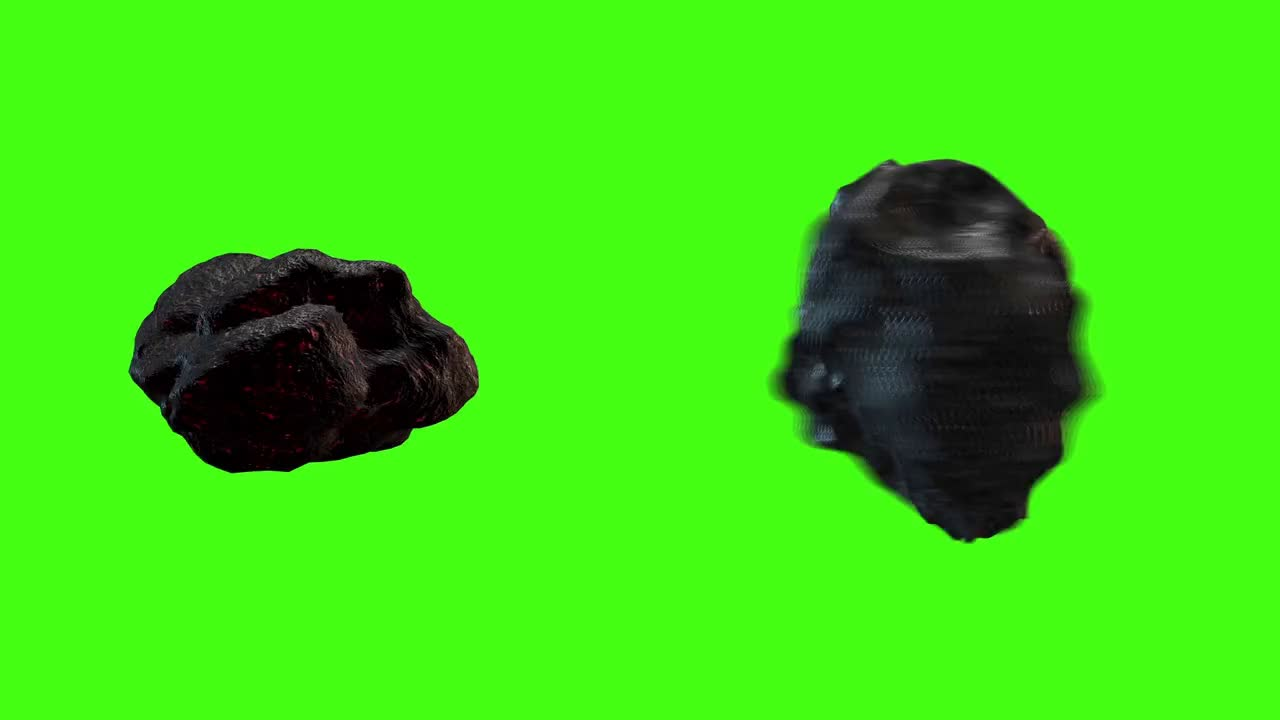
#> input picture 20_Projects/Week6/ChromeKeying/data/frame_1.jpeg, 1280 x 720 px; the run also reads 1 picture not shown here
$ jupyter execute --allow-errors G.ipynb   (older library calls are emulated)
#> lines starting #> are read from the running program, lines starting #| are printed output that depends on the picture; after the words box and inside, x2 and y2 are one past the last pixel; in counts of white or black regions, pixels touching at a corner belong together; long printed decimals are rounded; pictures that were not available may be replaced by others from this repository, and a replacement may not be noted
[cell 1]
# 1. Color Selector
# 2. Tolerance to expand the green region (more or few colors as green)
# 3. Edge Smoothing
# 4. Green Cast Removal Slider

[cell 2]
import cv2
import matplotlib.pyplot as plt
import numpy as np

[cell 3]
def save_video(cap, video_local_path):

    codec = cv2.VideoWriter_fourcc('M','J','P','G')
    width, height = int(cap.get(3)), int(cap.get(4))
    fps = cap.get(cv2.CAP_PROP_FPS)
    out = cv2.VideoWriter(video_local_path, codec, fps, (width, height))

    return out

[cell 4]
gs = cv2.imread('./data/frame_1.jpeg', cv2.IMREAD_COLOR)
#> gs is the input picture: shape (720, 1280, 3); mean B, G, R 19.8, 219.5, 61.9
print(gs.shape)
#| (720, 1280, 3)

background = cv2.imread('./data/sky.jpg', cv2.IMREAD_COLOR)
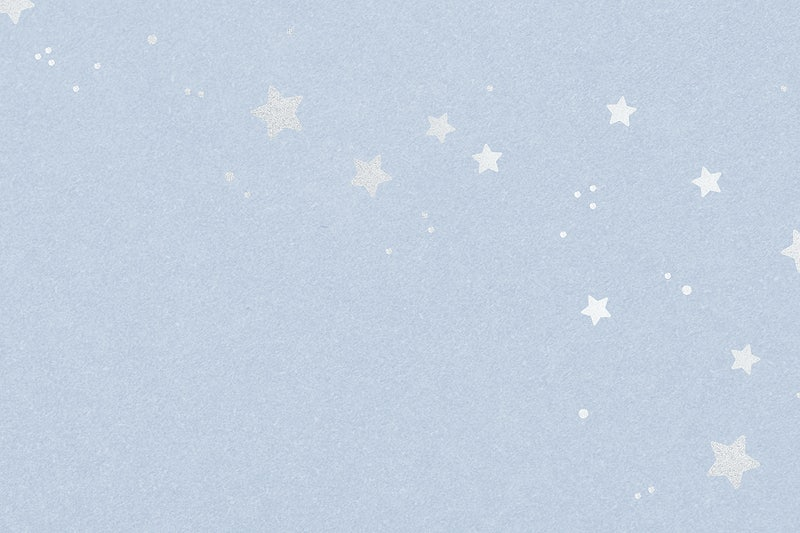
#> input picture 20_Projects/Week6/ChromeKeying/data/sky.jpg, 800 x 533 px
#> background is the input picture: shape (533, 800, 3); mean B, G, R 225.3, 209.2, 196.4
print(background.shape)
#| (533, 800, 3)

background_scaled = cv2.resize(background, (gs.shape[1], gs.shape[0]))
print(background_scaled.shape)
#| (720, 1280, 3)

cv2.imwrite('./data/background.jpg', background_scaled)

plt.figure(figsize=(18, 10))
plt.subplot(1,2,1)
plt.imshow(gs[:,:,::-1])
# plt.axis('off')

plt.subplot(1,2,2)
plt.imshow(background_scaled[:,:,::-1])
plt.axis('off')

plt.show()

[cell 5]
print(gs[0,0,:])
#| [ 18 255  68]
print(gs[100,100,:])
#| [ 18 255  68]
print(gs[200,200,:])
#| [ 18 255  68]
print(gs[400,600,:])
#| [ 18 255  68]
print(gs[600,800,:])
#| [ 18 255  68]

[cell 6]
gs_hsv = cv2.cvtColor(gs, cv2.COLOR_BGR2HSV)
#> gs_hsv: shape (720, 1280, 3); mean H, S, V 57.2, 213.1, 220.2

print(gs_hsv[0,0,:])
#| [ 54 237 255]
print(gs_hsv[100,100,:])
#| [ 54 237 255]
print(gs_hsv[200,200,:])
#| [ 54 237 255]
print(gs_hsv[400,600,:])
#| [ 54 237 255]
print(gs_hsv[600,800,:])
#| [ 54 237 255]

[cell 7]
imrgb = cv2.cvtColor(gs_hsv, cv2.COLOR_HSV2RGB)
plt.imshow(imrgb[:,:,::-1])
plt.show()

[cell 8]
plt.figure(figsize=(18, 10))

plt.subplot(1,3,1)
plt.imshow(gs_hsv[:,:,0], cmap='gray', vmin=0, vmax=180)

plt.subplot(1,3,2)
plt.imshow(gs_hsv[:,:,1], cmap='gray', vmin=0, vmax=255)

plt.subplot(1,3,3)
plt.imshow(gs_hsv[:,:,2], cmap='gray', vmin=0, vmax=255)

plt.show()

[cell 9]
# 54, 237, 255

mask = cv2.inRange(gs_hsv, np.array([50, 200, 240]), np.array([58, 255, 255]))
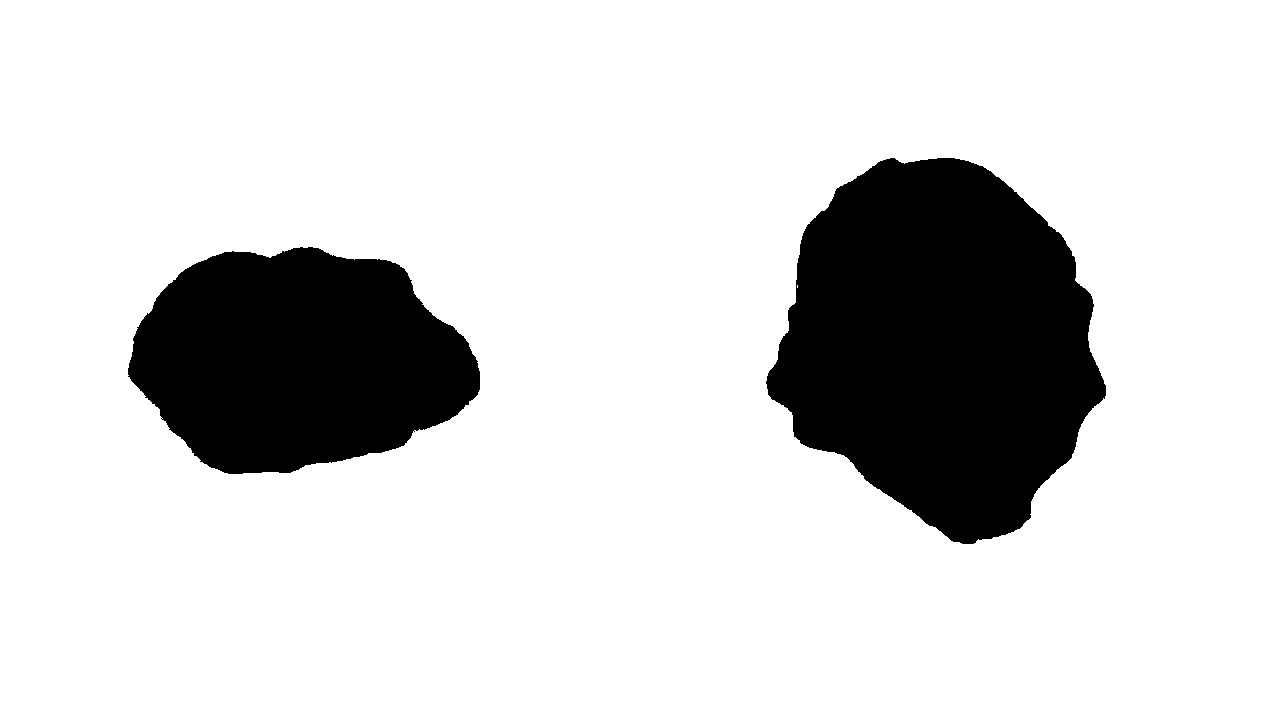
#> mask: shape (720, 1280); 83.7% white; 2 black regions, box (x1, y1, x2, y2) and area: (766, 158, 1106, 544) 91469, (128, 247, 480, 474) 59092
plt.imshow(mask, cmap='gray')
plt.show()
print(mask[300][135:155])
#| [255 255 255 255 255 255 255 255 255 255 255 255 255 255 255 255 255 255
#|  255 255]

[cell 10]
mask_blur = cv2.GaussianBlur(mask, (7, 7), 0, 0)
# cv2.normalize(mask_blur, dst = mask_blur, alpha = 0, beta = 1, norm_type = cv2.NORM_MINMAX, dtype = cv2.CV_32F)
plt.imshow(mask_blur, cmap='gray')
plt.show()
print(mask_blur[300][135:155])
#| [255 255 255 255 255 255 255 255 255 255 255 255 255 255 255 255 254 248
#|  229 190]

[cell 11]
print(mask[0][0])
#| 255
print(mask[300][200])
#| 0

[cell 12]
print(mask_blur[0][0])
#| 255
print(mask_blur[300][200])
#| 0
print(mask_blur[300][135:155])
#| [255 255 255 255 255 255 255 255 255 255 255 255 255 255 255 255 254 248
#|  229 190]

[cell 13]
mask3d = np.uint8(mask/255)
mask3d = cv2.merge((mask3d, mask3d, mask3d))
print(mask3d[300][135:155])
#> (printed output is left out)

[cell 14]
mask3d = (mask_blur/255)
#> mask3d: shape (720, 1280) float64
mask3d = cv2.merge((mask3d, mask3d, mask3d))
#> mask3d: shape (720, 1280, 3) float64
print(mask3d[300][135:155])
#| [[1.         1.         1.        ]
#|  [1.         1.         1.        ]
#|  [1.         1.         1.        ]
#|  [1.         1.         1.        ]
#|  [1.         1.         1.        ]
#|  [1.         1.         1.        ]
#> (further printed lines are left out)

[cell 15]
plt.figure(figsize=(18, 30))

objects = cv2.multiply(np.array(gs_hsv, dtype=float), np.array(1-mask3d, dtype=float))
#> objects: shape (720, 1280, 3) float64; mean H, S, V 12, 14.9, 6.9
masked_region = cv2.cvtColor(np.uint8(objects), cv2.COLOR_HSV2BGR)
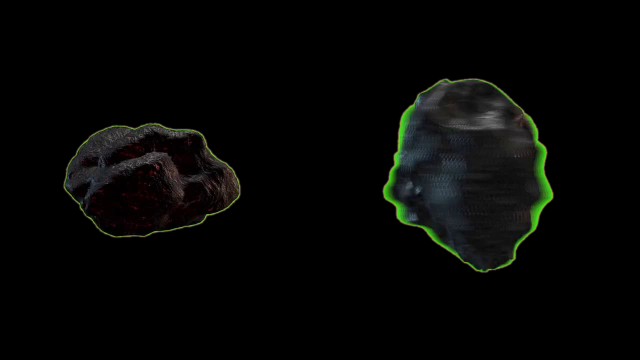
#> masked_region: shape (720, 1280, 3) (shown at 1/2 size); mean B, G, R 4.9, 6.2, 5.5

plt.imshow(masked_region[:,:,::-1])
plt.show()

# [5 lines of commented-out code are left out]

[cell 16]
masked_region[300][145:165]
#> Out = 20 rows, first 8: [0, 0, 0], [0, 0, 0], [0, 0, 0], [0, 0, 0], [0, 0, 0], [0, 0, 0], [0, 0, 0], [6, 6, 7]

[cell 17]
cv2.cvtColor(np.uint8(masked_region), cv2.COLOR_BGR2HSV)[300][135:165]
#> Out = 30 rows, first 8: [0, 0, 0], [0, 0, 0], [0, 0, 0], [0, 0, 0], [0, 0, 0], [0, 0, 0], [0, 0, 0], [0, 0, 0]

[cell 18]
plt.figure(figsize=(10, 18))

background_masked = np.uint8(cv2.multiply(np.array(background_scaled, dtype=float), np.array(mask3d, dtype=float)))
plt.imshow(background_masked[:,:,::-1])
plt.show()

# background_masked = cv2.multiply(background_scaled, mask3d)
# plt.imshow(background_masked[:,:,::-1])
# plt.show()

[cell 19]
# plt.figure(figsize=(10, 18))

# foreground_masked = 255 - mask
# foreground_masked_blur = cv2.GaussianBlur(foreground_masked, (7, 7), 0, 0)

# mask3d = (foreground_masked_blur/255)
# mask3d = cv2.merge((mask3d, mask3d, mask3d))


# # plt.figure(figsize=(10, 18))

# foreground_masked = np.uint8(cv2.multiply(np.array(imrgb, dtype=float), np.array(mask3d, dtype=float)))

# # foreground_masked = np.uint8(cv2.multiply(np.array(background_scaled, dtype=float), np.array(mask3d, dtype=float)))
# # plt.imshow(background_masked[:,:,::-1])
# # plt.show()

# # # background_masked = cv2.multiply(background_scaled, mask3d)
# # # plt.imshow(background_masked[:,:,::-1])

# plt.imshow(foreground_masked)

# plt.show()

[cell 20]
plt.figure(figsize=(10, 18))

#> (the rest of this cell did not finish here and is left out)

[cell 21]
def process(image, background, m=np.array([54, 237, 255]), dev=np.array([2, 10, 30])):

    image_hsv = cv2.cvtColor(image, cv2.COLOR_BGR2HSV)


    lower_bound = np.array([ m[0]-m[0]*dev[0]/100, m[1]-m[1]*dev[1]/100, m[2]-m[2]*dev[2]/100 ])
#> lower_bound = [52.92, 213.3, 178.5]
    upper_bound = np.array([ m[0]+m[0]*dev[0]/100, m[1]+m[1]*dev[1]/100, m[2]+m[2]*dev[2]/100 ])
#> upper_bound = [55.08, 260.7, 331.5]

    # print(lower_bound, upper_bound)

    mask = cv2.inRange(image_hsv, lower_bound, upper_bound)
#> mask: shape (720, 1280); 83.9% white; 39 black regions (37 under 20 px), largest, box (x1, y1, x2, y2) and area: (772, 157, 1099, 544) 88672, (128, 247, 480, 475) 59449

    mask1d = np.uint8(mask/255)
    mask3d = cv2.merge((mask1d, mask1d, mask1d))

    visible_objects_hsv = cv2.multiply(image_hsv, 1-mask3d)
#> visible_objects_hsv: shape (720, 1280, 3); mean H, S, V 11.9, 14.3, 6.4
    visible_objects_bgr = cv2.cvtColor(visible_objects_hsv, cv2.COLOR_HSV2BGR)

    background_masked = cv2.multiply(background, mask3d)

    removed_green_screen = cv2.add(background_masked, visible_objects_bgr)
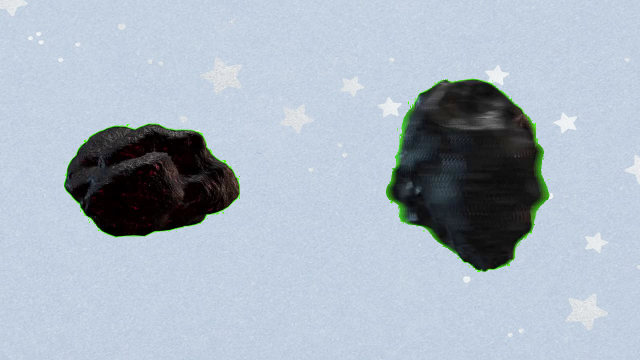
#> removed_green_screen: shape (720, 1280, 3) (shown at 1/2 size); mean B, G, R 193.5, 181.2, 169.5

    return removed_green_screen

[cell 22]
plt.imshow(process(gs, background_scaled)[:,:,::-1])
plt.show()

plt.imshow(process(gs, background_scaled, np.array([54, 237, 255]), np.array([5, 25, 50]))[:,:,::-1])
plt.show()

#> (a cell that did not finish here is left out)

[cell 24]
def process_patches(image, background, dev, patches):

    image_hsv = cv2.cvtColor(image, cv2.COLOR_BGR2HSV)

    if len(patches) == 0:
        lower_hue, upper_hue = (54, 54)
        lower_sat, upper_sat = (237, 237)
        lower_val, upper_val = (255, 255)

    else:
        lower_hue, upper_hue = ( np.min(patches[:,0]), np.max(patches[:,0]) )
        lower_sat, upper_sat = ( np.min(patches[:,1]), np.max(patches[:,1]) )
        lower_val, upper_val = ( np.min(patches[:,2]), np.max(patches[:,2]) )

    lower_bound = np.array([ lower_hue-lower_hue*dev[0]/100, lower_sat-lower_sat*dev[1]/100, lower_val-lower_val*dev[2]/100 ])
    upper_bound = np.array([ upper_hue+upper_hue*dev[0]/100, upper_sat+upper_sat*dev[1]/100, upper_val+upper_val*dev[2]/100 ])

    # print(lower_bound, upper_bound)

    mask = cv2.inRange(image_hsv, lower_bound, upper_bound)

    mask1d = np.uint8(mask/255)
    mask3d = cv2.merge((mask1d, mask1d, mask1d))

    visible_objects_hsv = cv2.multiply(image_hsv, 1-mask3d)
    visible_objects_bgr = cv2.cvtColor(visible_objects_hsv, cv2.COLOR_HSV2BGR)

    background_masked = cv2.multiply(background, mask3d)

    removed_green_screen = cv2.add(background_masked, visible_objects_bgr)

    return removed_green_screen

[cell 25]
cap = cv2.VideoCapture('./data/greenscreen-asteroid.mp4')
fps = cap.get(cv2.CAP_PROP_FPS)

frame_count = 1

while cap.isOpened():
    ret, image = cap.read()
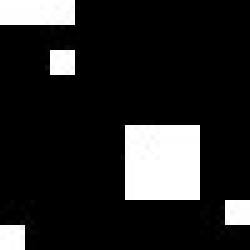
#> input picture frame 10 of 03_Week3/dilationScratch.avi, 50 x 50 px, given in place of greenscreen-asteroid.mp4, which was not available (shown 5 times larger)
#> image is the input picture: shape (50, 50, 3); min 0, max 255, mean 38.2
    if ret:
        if frame_count == 1:
            out = save_video(cap, f'./data/frame_{frame_count}.jpeg')
            out.write(image)
        # cv2.imshow('video', process(image, background_scaled))
        cv2.imshow('video', image)
        frame_count += 1
        k = cv2.waitKey(int(1000/fps))
#> (key Esc is pressed here)
        if k == 27:
            break
    else:
        break

cap.release()
cv2.destroyAllWindows()

[cell 26]
# [5 lines of commented-out code are left out]

import cv2

cv2.namedWindow("Picture", cv2.WINDOW_NORMAL)
cv2.resizeWindow('Picture', 900, 600)

cv2.namedWindow("PatchSelector", cv2.WINDOW_NORMAL)
cv2.resizeWindow('PatchSelector', 900, 600)

frame_count = 1
file = f'./data/frame_{frame_count}.jpeg'

image = cv2.imread(file, cv2.IMREAD_COLOR)

cv2.namedWindow('Picture', cv2.WINDOW_NORMAL)

while True:

    cv2.imshow('Picture', process(image, background_scaled))
    cv2.imshow('PatchSelector', image)

    k = cv2.waitKey(0)
#> (key Esc is pressed here)

    if k == 27:
        break

cv2.destroyAllWindows()

[cell 27]
# [43 lines left out: functions get_color_patch, mod_green_hue, mod_green_saturation, mod_green_value, not called in this run]

[cell 28]
import cv2

setting_window_name = 'Settings'
video_window_name = 'Video'

cv2.namedWindow(video_window_name, cv2.WINDOW_NORMAL)
# cv2.resizeWindow('Picture', 900, 600)

cv2.namedWindow(setting_window_name, cv2.WINDOW_NORMAL)
# cv2.resizeWindow('PatchSelector', 900, 600)

cv2.setMouseCallback(setting_window_name, get_color_patch)

hue_dev = 0
saturation_dev = 0
value_dev = 0

cv2.createTrackbar('hue', setting_window_name, 0, 100, mod_green_hue)
cv2.createTrackbar('saturation', setting_window_name, 0, 100, mod_green_saturation)
cv2.createTrackbar('value', setting_window_name, 0, 100, mod_green_value)

frame_count = 1
file = f'./data/frame_{frame_count}.jpeg'

image = cv2.imread(file, cv2.IMREAD_COLOR)

# cv2.namedWindow('Picture', cv2.WINDOW_NORMAL)

while True:

    cv2.imshow(video_window_name, process(image, background_scaled))
    cv2.imshow(setting_window_name, image)

    k = cv2.waitKey(0)
#> (key Esc is pressed here)

    if k == 27:
        break

cv2.destroyAllWindows()

[cell 29]
# video_name = './data/greenscreen-demo.mp4'
video_name = './data/greenscreen-asteroid.mp4'

cap = cv2.VideoCapture(video_name)

fps = cap.get(cv2.CAP_PROP_FPS)
width = int(cap.get(cv2.CAP_PROP_FRAME_WIDTH))
height = int(cap.get(cv2.CAP_PROP_FRAME_HEIGHT))

setting_window_name = 'Settings'
video_window_name = 'Video'

frame_count = 1

background = cv2.imread('./data/sky.jpg', cv2.IMREAD_COLOR)
background_scaled = cv2.resize(background, (width, height))
#> background_scaled: shape (50, 50, 3)

cv2.namedWindow(setting_window_name, cv2.WINDOW_NORMAL)
cv2.namedWindow(video_window_name, cv2.WINDOW_NORMAL)

cv2.setMouseCallback(setting_window_name, get_color_patch)

hue_dev, saturation_dev, value_dev = (0, 0, 0)
patches = np.array([])

cv2.createTrackbar('hue', setting_window_name, 0, 100, mod_green_hue)
cv2.createTrackbar('saturation', setting_window_name, 0, 100, mod_green_saturation)
cv2.createTrackbar('value', setting_window_name, 0, 100, mod_green_value)


while cap.isOpened():
    ret, image = cap.read()

    if ret:

        if frame_count == 1:
            first_image = image.copy()

        cv2.imshow(video_window_name, process_patches(image,
                                              background_scaled,
                                              dev=np.array([hue_dev, saturation_dev, value_dev]),
                                              patches=patches))
#> in process_patches, `lower_bound = np.array([ lower_hue-lower_hue*dev[0]/100, lower_sat-low..`: lower_bound = [54, 237, 255]

        cv2.imshow(setting_window_name, first_image)

        frame_count += 1

        k = cv2.waitKey(int(1000/fps))
#> (key Esc is pressed here)
        if k == 27:
            break
    else:
        break

cap.release()
cv2.destroyAllWindows()

[cell 30]
import matplotlib.pyplot as plt

plt.figure(figsize=(18, 10))
image = cv2.imread('./data/sel2.jpeg', cv2.IMREAD_COLOR)
image = cv2.GaussianBlur(image, (21, 21), 0, 0)
plt.imshow(image[:,:,::-1])

[cell 31]
import matplotlib.pyplot as plt
import numpy as np

plt.figure(figsize=(25, 25))
image = cv2.imread('./data/sel2.jpeg', cv2.IMREAD_COLOR)

image_gray = cv2.cvtColor(image, cv2.COLOR_BGR2GRAY)
image_blur = cv2.GaussianBlur(image, (21, 21), 0, 0)

image_blur_gray = cv2.GaussianBlur(image_gray, (9, 9), 0, 0)
image_laplacian = cv2.Laplacian(image_blur_gray, cv2.CV_32F, ksize = 3, scale = 1, delta = 0)
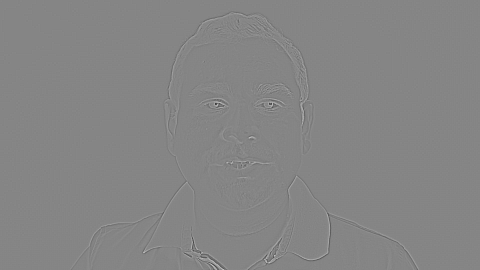
#> image_laplacian: shape (1080, 1920) float32 (shown at 1/4 size); min -118, max 108, mean 0; drawn with min black and max white
print(image_laplacian[500][900])
#| -4.0
cv2.normalize(image_laplacian, dst = image_laplacian, alpha = 0, beta = 1, norm_type = cv2.NORM_MINMAX, dtype = cv2.CV_32F)

print(image_laplacian[500][900])
#| 0.5044
print(np.max(image_laplacian))
#| 1.0
print(np.min(image_laplacian))
#| -1.8626451e-08
# print(image_laplacian[500][900])


contours, hierarchy = cv2.findContours(image_blur_gray, cv2.RETR_CCOMP, cv2.CHAIN_APPROX_NONE)
#> contours = 7 contours, 1 with area under 20; largest, box (x1, y1, x2, y2) and area: (0, 0, 1920, 1080) 2070601, (719, 745, 774, 882) 3714, (1183, 783, 1193, 801) 128, (752, 180, 761, 198) 90, (743, 192, 756, 201) 68, (735, 847, 745, 857) 68
image_lap_copy = image.copy()
cv2.drawContours(image_lap_copy, contours, -1, (255,0,255), 10)
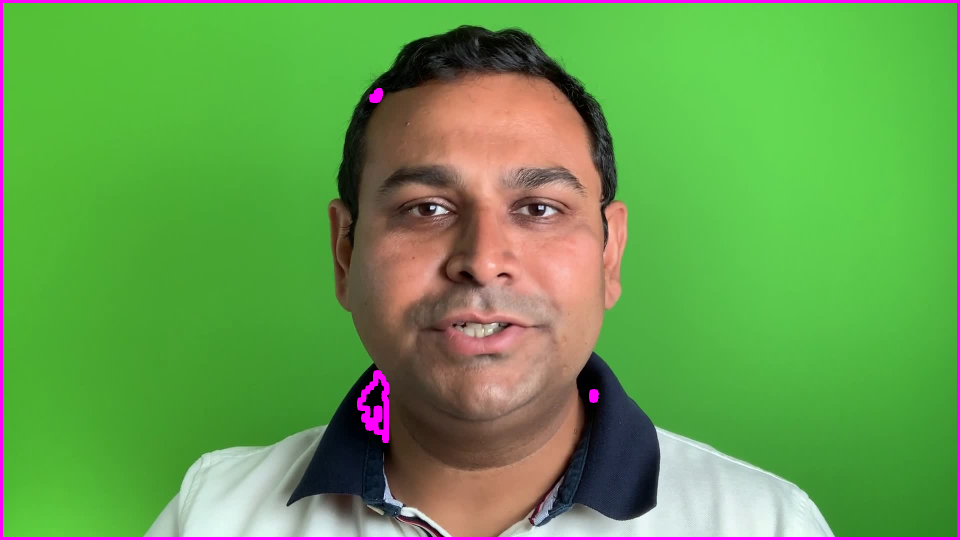
#> image_lap_copy: shape (1080, 1920, 3) (shown at 1/2 size); mean B, G, R 78.6, 157.6, 102.5
print(len(contours))
#| 7

plt.subplot(4, 1, 1)
plt.imshow(image_blur[:,:,::-1])

plt.subplot(4, 1, 2)
plt.imshow(image_gray, cmap='gray')

plt.subplot(4, 1, 3)
plt.imshow(image_laplacian, cmap='gray')

plt.subplot(4, 1, 4)
plt.imshow(image_lap_copy[:,:,::-1])

plt.show()

[cell 32]
import cv2

i = 1

# [15 lines left out: function blur, not called in this run]


image = cv2.imread('./data/sel2.jpeg', cv2.IMREAD_COLOR)

cv2.namedWindow('Picture', cv2.WINDOW_NORMAL)
cv2.resizeWindow('Picture', (900, 600))


cv2.createTrackbar('Blur', 'Picture', 1, 35, blur)


cv2.imshow('Picture', image)
c = cv2.waitKey(0)
#> (key Esc is pressed here)
cv2.destroyAllWindows()

[cell 33]
import cv2

[cell 34]
cv2.cvtColor(image, cv2.COLOR_BGR2HSV)[100,100,:]
#> Out = [54, 182, 192]

[cell 35]
a = np.array([])
# a = cv2.cvtColor(image, cv2.COLOR_BGR2HSV)[100,100,:].reshape(-1, 3)
b = cv2.cvtColor(image, cv2.COLOR_BGR2HSV)[100,100,:]# .reshape(-1, 3)
#> b = [54, 182, 192]
print(a)
print(b)
#| [ 54 182 192]
a = np.append(a, b).reshape(-1, 3)
#> a = [[54, 182, 192]]
print(a)
#| [[ 54. 182. 192.]]
a = np.append(a, b).reshape(-1, 3)
#> a = [[54, 182, 192], [54, 182, 192]]
print(a)
#| [[ 54. 182. 192.]
#|  [ 54. 182. 192.]]
